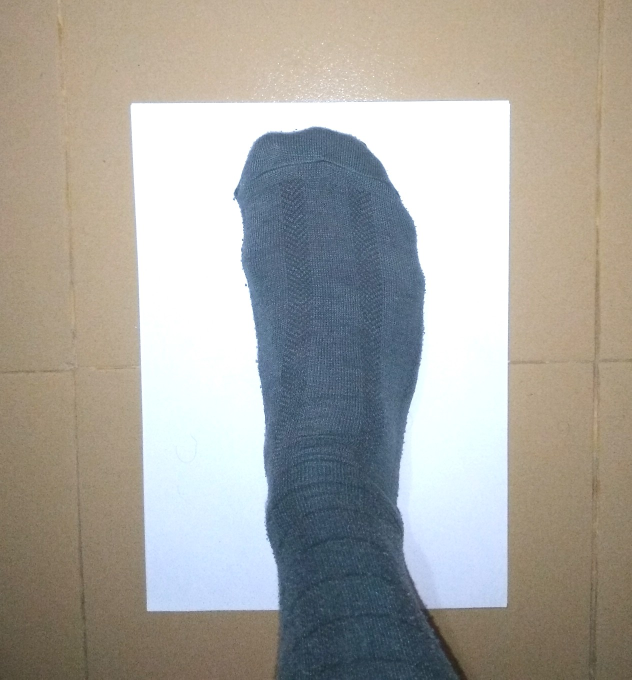
#> input picture test.jpg, 1263 x 1359 px (shown at 1/2 size)
$ python test.py --query1 test.jpg   (older library calls are emulated)
#> lines starting #> are read from the running program, lines starting #| are printed output that depends on the picture; after the words box and inside, x2 and y2 are one past the last pixel; in counts of white or black regions, pixels touching at a corner belong together
# import necessary packages
from scipy.spatial import distance as dist
import imutils
from imutils import perspective
from imutils import contours
from skimage import exposure
import numpy as np
import argparse
import cv2


def midpoint(ptA, ptB):
    return (ptA[0] + ptB[0]) * 0.5, (ptA[1] + ptB[1]) * 0.5


def crop_minAreaRect(img, rect):

    # rotate img
    angle = rect[2]
    rows,cols = img.shape[0], img.shape[1]
    M = cv2.getRotationMatrix2D((cols/2,rows/2),angle,1)
    img_rot = cv2.warpAffine(img,M,(cols,rows))

    # rotate bounding box
    rect0 = (rect[0], rect[1], 0.0)
    box = cv2.cv.BoxPoints(rect)
    pts = np.int0(cv2.transform(np.array([box]), M))[0]
    pts[pts < 0] = 0

    # crop
    img_crop = img_rot[pts[1][1]:pts[0][1],
                       pts[1][0]:pts[2][0]]

    return img_crop


# construct the argument parser and parse the arguments
ap = argparse.ArgumentParser()
ap.add_argument("-q1", "--query1", required = True,
	help = "Path to the query image for Feet Width")
args = vars(ap.parse_args())

# load the query image, compute the ratio of the old height
# to the new height, clone it, and resize it
image = cv2.imread(args["query1"])
#> image is the input picture: shape (1359, 1263, 3); mean B, G, R 159.8, 166, 168.4
ratio = image.shape[0] / 300.0
#> ratio = 4.53
orig = image.copy()
image = imutils.resize(image, height = 300)
#> image: shape (300, 278, 3)

# convert the image to grayscale, blur it, and find edges
# in the image
gray = cv2.cvtColor(image, cv2.COLOR_BGR2GRAY)
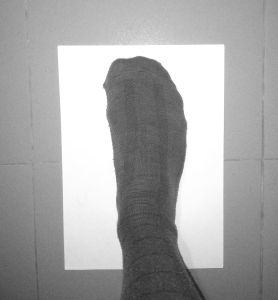
#> gray: shape (300, 278); min 36, max 255, mean 166
gray = cv2.bilateralFilter(gray, 11, 17, 17)
gray = cv2.medianBlur(gray,5)
edged = cv2.Canny(gray, 30, 200)
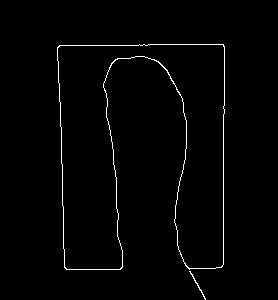
#> edged: shape (300, 278); 1.5% white in thin lines or dots, all inside (x1, y1, x2, y2) = (57, 44, 225, 300)


# find contours in the edged image, keep only the largest
# ones, and initialize our screen contour
(cnts, _) = cv2.findContours(edged.copy(), cv2.RETR_TREE, cv2.CHAIN_APPROX_SIMPLE)
#> cnts = 3 contours, 1 with area under 20; largest, box (x1, y1, x2, y2) and area: (57, 44, 225, 270) 22521, (57, 44, 225, 270) 22474
#cnts = sorted(cnts, key = cv2.contourArea, reverse = True)[:10]
A4 = None


for c in cnts:
	# approximate the contour
	peri = cv2.arcLength(c, True)
	approx = cv2.approxPolyDP(c, 0.02 * peri, True)

	# if our approximated contour has four points, then
	# we can assume that we have found our A4 Page
	if len(approx) >= 4:
		A4 = approx
		break
#> this loop made 2 passes
#> (peri, approx) on pass 1: (69.84, [[189, 271], [205, 299]])
#> peri on pass 2: 1208.2

rect = cv2.minAreaRect(A4)
#> rect = ((141.7, 156), (164, 223), -0.349)
box = cv2.cv.BoxPoints(rect) if imutils.is_cv2() else cv2.boxPoints(rect)
#> box = ((60.36, 268), (59, 45), (223, 44), (224.4, 267))
box = np.array(box, dtype="int")
#> box = [[60, 267], [59, 44], [223, 44], [224, 266]]

# order the points in the contour such that they appear
# in top-left, top-right, bottom-right, and bottom-left
# order, then draw the outline of the rotated bounding
# box
box = perspective.order_points(box)
#> box = [[59, 44], [223, 44], [224, 266], [60, 267]]
#cv2.drawContours(image, [box.astype("int")], -1, (0, 255, 0), 2)

# unpack the ordered bounding box, then compute the midpoint
# between the top-left and top-right coordinates, followed by
# the midpoint between bottom-left and bottom-right coordinates
(tl, tr, br, bl) = box
#> tl = [59, 44]; tr = [223, 44]; br = [224, 266]; bl = [60, 267]
(tltrX, tltrY) = midpoint(tl, tr)
#> tltrX = 141; tltrY = 44
(blbrX, blbrY) = midpoint(bl, br)
#> blbrX = 142; blbrY = 266.5

# compute the midpoint between the top-left and top-right points,
# followed by the midpoint between the top-righ and bottom-right
(tlblX, tlblY) = midpoint(tl, bl)
#> tlblX = 59.5; tlblY = 155.5
(trbrX, trbrY) = midpoint(tr, br)
#> trbrX = 223.5; trbrY = 155


dA = dist.euclidean((tltrX, tltrY), (blbrX, blbrY))
#> dA = 222.5
dB = dist.euclidean((tlblX, tlblY), (trbrX, trbrY))
#> dB = 164


pixelsPerMetric = dB / 8.27
#> pixelsPerMetric = 19.83


# compute the size of the object
dimA = dA / pixelsPerMetric
#> dimA = 11.22
dimB = dB / pixelsPerMetric
#> dimB = 8.27

# draw the object sizes on the image
cv2.putText(image, "{:.2f}in".format(dimB),
	(int(tltrX - 15), int(tltrY - 10)), cv2.FONT_HERSHEY_SIMPLEX,
	0.45, (255, 255, 255), 2)
cv2.putText(image, "{:.2f}in".format(dimA),
	(int(trbrX + 10), int(trbrY)), cv2.FONT_HERSHEY_SIMPLEX,
	0.45, (255, 255, 255), 2)
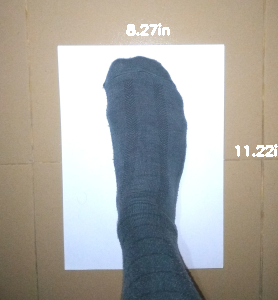
#> image: shape (300, 278, 3); mean B, G, R 160.5, 166.5, 168.8


img_croped = image[int(tl[1])+5:int(bl[1])-40,int(tl[0])+10:int(tr[0])-10]
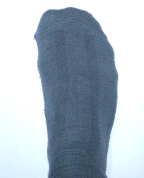
#> img_croped: shape (178, 144, 3); mean B, G, R 196.8, 186.2, 173.8


edge_feet = cv2.Canny(img_croped, 50, 100)
#> edge_feet: shape (178, 144); 2.2% white in thin lines or dots, all inside (x1, y1, x2, y2) = (34, 7, 119, 178)
edge_feet = cv2.dilate(edge_feet, None, iterations=1)
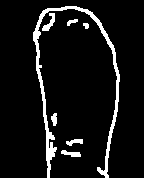
#> edge_feet: shape (178, 144); 7.4% white; 7 white regions, largest, box (x1, y1, x2, y2) and area: (33, 6, 120, 178) 1515, (42, 13, 55, 31) 101, (61, 150, 81, 157) 85
edge_feet = cv2.erode(edge_feet, None, iterations=1)
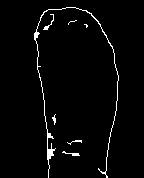
#> edge_feet: shape (178, 144); 2.6% white in thin lines or dots, all inside (x1, y1, x2, y2) = (34, 7, 119, 178)


(feet_cntr, _) = cv2.findContours(edge_feet.copy(), cv2.RETR_TREE, cv2.CHAIN_APPROX_SIMPLE)
#> feet_cntr = 7 contours, 6 with area under 20; largest, box (x1, y1, x2, y2) and area: (34, 7, 119, 178) 122
feet = None

for d in feet_cntr:
	#This Section is
	peri = cv2.arcLength(d, True)
	approx = cv2.approxPolyDP(d, 0.01 * peri, True)

	if cv2.contourArea(d) > 30:
		feet = d
		break
#> this loop made 7 passes
#> peri on passes 1 to 7: 38.49, 34.73, 23.9, 10.24, 20.49, 48.38, 880.5

feet_rect = cv2.minAreaRect(feet)
#> feet_rect = ((79.61, 92.7), (79.98, 173.3), -5.82)
feet_box = cv2.cv.BoxPoints(feet_rect) if imutils.is_cv2() else cv2.boxPoints(feet_rect)
#> feet_box = ((48.61, 182.9), (31.05, 10.56), (110.6, 2.46), (128.2, 174.8))
feet_box = np.array(feet_box, dtype="int")
#> feet_box = [[48, 182], [31, 10], [110, 2], [128, 174]]
feet_box = perspective.order_points(feet_box)
#> feet_box = [[31, 10], [110, 2], [128, 174], [48, 182]]
#cv2.drawContours(image, [box.astype("int")], -1, (0, 255, 0), 2)

# unpack the ordered bounding box, then compute the midpoint
# between the top-left and top-right coordinates, followed by
# the midpoint between bottom-left and bottom-right coordinates
(tl, tr, br, bl) = feet_box
#> tl = [31, 10]; tr = [110, 2]; br = [128, 174]; bl = [48, 182]
(tltrX, tltrY) = midpoint(tl, tr)
#> tltrX = 70.5; tltrY = 6
(blbrX, blbrY) = midpoint(bl, br)
#> blbrX = 88; blbrY = 178

# compute the midpoint between the top-left and top-right points,
# followed by the midpoint between the top-righ and bottom-right
(tlblX, tlblY) = midpoint(tl, bl)
#> tlblX = 39.5; tlblY = 96
(trbrX, trbrY) = midpoint(tr, br)
#> trbrX = 119; trbrY = 88


#dA = dist.euclidean((tltrX, tltrY), (blbrX, blbrY))
width = dist.euclidean((tlblX, tlblY), (trbrX, trbrY))
#> width = 79.9

#dimA = dA / pixelsPerMetric
feet_width = width / pixelsPerMetric
#> feet_width = 4.03

# draw the object sizes on the image
cv2.drawContours(img_croped, [feet_box.astype("int")], -1, (0, 255, 0), 2)


cv2.putText(img_croped, "{:.2f}in".format(feet_width),
	(int(5), int(20 )), cv2.FONT_HERSHEY_SIMPLEX,
	0.65, (0, 0, 255), 2)
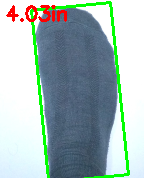
#> img_croped: shape (178, 144, 3); mean B, G, R 180.6, 183.3, 162.7

cv2.imshow("Original",gray)
cv2.imshow("Edges",edge_feet)
cv2.imshow("Feet",img_croped)
cv2.waitKey(0)


'''

# loop over our contours
for c in cnts:
	# approximate the contour
	peri = cv2.arcLength(c, True)
	approx = cv2.approxPolyDP(c, 0.02 * peri, True)

	# if our approximated contour has four points, then
	# we can assume that we have found our A4 Page
	if len(approx) == 4:
		A4 = approx
		break


#Extracting A4
box = cv2.minAreaRect(A4)
box = cv2.cv.BoxPoints(box) if imutils.is_cv2() else cv2.boxPoints(box)
box = np.array(box, dtype="int")
box = perspective.order_points(box)


# unpack the ordered bounding box, then compute the midpoint
# between the top-left and top-right coordinates, followed by
# the midpoint between bottom-left and bottom-right coordinates
(tl, tr, br, bl) = box
(tltrX, tltrY) = midpoint(tl, tr)
(blbrX, blbrY) = midpoint(bl, br)

# compute the midpoint between the top-left and top-right points,
# followed by the midpoint between the top-righ and bottom-right
(tlblX, tlblY) = midpoint(tl, bl)
(trbrX, trbrY) = midpoint(tr, br)


# compute the Euclidean distance between the midpoints
dA = dist.euclidean((tltrX, tltrY), (blbrX, blbrY))
dB = dist.euclidean((tlblX, tlblY), (trbrX, trbrY))

# pixelPerMetric is 8.27 inch as A4 standard width
pixelsPerMetric = dB / 8.27


# compute the size of the A4
dimA = dA / pixelsPerMetric
dimB = dB / pixelsPerMetric

# draw the object sizes on the image
cv2.putText(image, "{:.3f}in".format(dimA),
            (int(tltrX - 15), int(tltrY - 10)), cv2.FONT_HERSHEY_SIMPLEX,
            0.65, (255, 255, 255), 2)
cv2.putText(image, "{:.3f}in".format(dimB),
            (int(trbrX + 10), int(trbrY)), cv2.FONT_HERSHEY_SIMPLEX,
            0.65, (255, 255, 255), 2)


#Now we got the A4 we will calculate every possible contour inside it
#First Crop from extracted box information, we will use same methodology
#as used in A4 detection, naming is almost similar for understanding purpose
cropped = image[int(box[0][1]):int(box[2][1]),int(box[0][0]):int(box[2][0])]
grayscale = cv2.cvtColor(cropped, cv2.COLOR_BGR2GRAY)
grayscale = cv2.bilateralFilter(grayscale, 11, 17, 17)
edges = cv2.Canny(grayscale, 30, 200)
edges = cv2.dilate(edges, None, iterations=1)
edges = cv2.erode(edges, None, iterations=1)

contr = cv2.findContours(edges.copy(), cv2.RETR_EXTERNAL,
                        cv2.CHAIN_APPROX_SIMPLE)
contr = contr[0] if imutils.is_cv2() else contr[1]

(contr, _) = contours.sort_contours(contr)

footPrint = None

#Detecting FootPrint
for A in contr:
    # if the contour is not sufficiently large, ignore it
    if cv2.contourArea(A) < 1000:
        continue
	footPrint = A


boxed = cv2.minAreaRect(A)
boxed = cv2.cv.BoxPoints(boxed) if imutils.is_cv2() else cv2.boxPoints(boxed)
boxed = np.array(boxed, dtype="int")
boxed = perspective.order_points(boxed)
#Outline of FootPrint
cv2.drawContours(cropped, [boxed.astype("int")], -1, (255, 0, 0), 2)
#Circles as Node Points on Bounding Box
for (x, y) in boxed:
    cv2.circle(cropped, (int(x), int(y)), 5, (0, 0, 255), -1)

#a,b,c,d goes as topleft,topright,bottomright,bottomleft Co-ordinate Point
(a,b,c,d) = boxed
(topmidX,topmidY) = midpoint(a,b)
(btmmidX,btmmidY) = midpoint(c,d)

(lftmidX,lftmidY) = midpoint(a,d)
(rgtmidX,rgtmidY) = midpoint(b,c)


disA = dist.euclidean((topmidX, topmidY), (btmmidX,btmmidY))/pixelsPerMetric
disB = dist.euclidean((lftmidX,lftmidY), (rgtmidX,rgtmidY))/pixelsPerMetric
cv2.putText(image, "H: {:.3f}in".format(disA),
        (int(5), int(50)), cv2.FONT_HERSHEY_SIMPLEX,
        0.65, (0, 255, 0), 2)
cv2.putText(image, "W: {:.3f}in".format(disB),
        (int(5), int(80)), cv2.FONT_HERSHEY_SIMPLEX,
        0.65, (0, 255, 0), 2)

cv2.imwrite("output.jpg", image)
#python test.py --query1 test.jpg
'''

$ run again, with IMG_20180126_193725.jpg copied over test.jpg
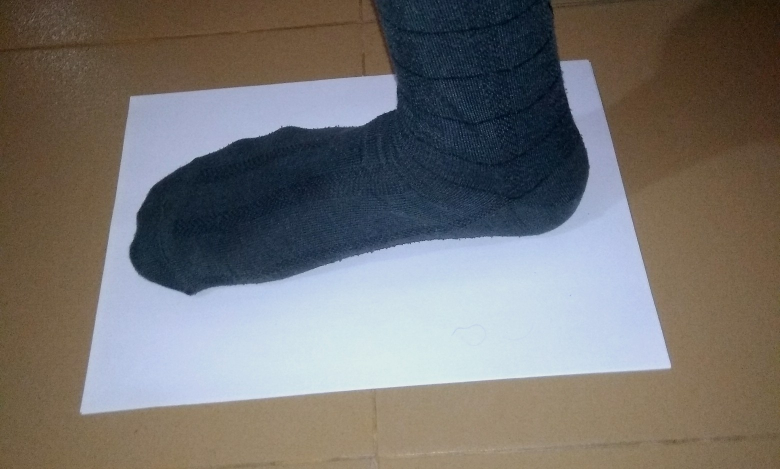
#> input picture IMG_20180126_193725.jpg, 1560 x 938 px (shown at 1/2 size)
#> image is the input picture: shape (938, 1560, 3); mean B, G, R 111.8, 114, 116.9
#> `edged = cv2.Canny(gray, 30, 200)`:
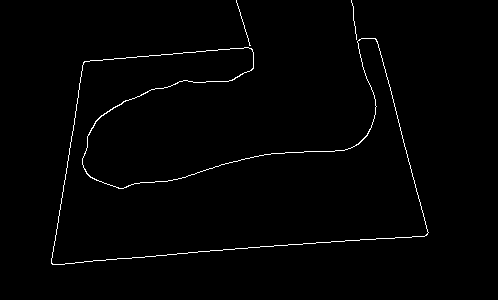
#> edged: shape (300, 498); 1.2% white in thin lines or dots, all inside (x1, y1, x2, y2) = (51, 0, 429, 265)
#> cnts = 4 contours, 2 with area under 20; largest, box (x1, y1, x2, y2) and area: (51, 38, 429, 265) 40768, (51, 38, 429, 265) 40687
#> the loop `for c in cnts:` made 1 pass
#> peri on pass 1: 1689.8
#> rect = ((231.1, 149.7), (376, 199.2), -4.27)
#> `box = cv2.cv.BoxPoints(rect) if imutils.is_cv2() else cv2.boxPoints(re..`: box = ((51, 263), (36.17, 64.37), (411.2, 36.37), (426, 235))
#> `box = np.array(box, dtype="int")`: box = [[51, 263], [36, 64], [411, 36], [426, 235]]
#> `box = perspective.order_points(box)`: box = [[36, 64], [411, 36], [426, 235], [51, 263]]
#> `(tl, tr, br, bl) = box`: tl = [36, 64]; tr = [411, 36]; br = [426, 235]; bl = [51, 263]
#> `(tltrX, tltrY) = midpoint(tl, tr)`: tltrX = 223.5; tltrY = 50
#> `(blbrX, blbrY) = midpoint(bl, br)`: blbrX = 238.5; blbrY = 249
#> `(tlblX, tlblY) = midpoint(tl, bl)`: tlblX = 43.5; tlblY = 163.5
#> `(trbrX, trbrY) = midpoint(tr, br)`: trbrX = 418.5; trbrY = 135.5
#> dA = 199.6
#> dB = 376
#> pixelsPerMetric = 45.47
#> dimA = 4.39
#> dimB = 8.27
#> feet_cntr = 22 contours, 13 with area under 20; largest, box (x1, y1, x2, y2) and area: (36, 0, 331, 120) 410, (230, 0, 281, 35) 370, (275, 43, 306, 62) 56, (214, 80, 227, 87) 50, (201, 83, 212, 90) 38
#> the loop `for d in feet_cntr:` made 5 passes
#> peri on passes 1 to 5: 16.49, 13.07, 46.38, 6.24, 86.77
#> feet_rect = ((291.4, 52.3), (32.65, 8.05), -26.57)
#> `feet_box = cv2.cv.BoxPoints(feet_rect) if imutils.is_cv2() else cv2.bo..`: feet_box = ((278.6, 63.2), (275, 56), (304.2, 41.4), (307.8, 48.6))
#> `feet_box = np.array(feet_box, dtype="int")`: feet_box = [[278, 63], [275, 55], [304, 41], [307, 48]]
#> `feet_box = perspective.order_points(feet_box)`: feet_box = [[275, 55], [304, 41], [307, 48], [278, 63]]
#> `(tl, tr, br, bl) = feet_box`: tl = [275, 55]; tr = [304, 41]; br = [307, 48]; bl = [278, 63]
#> `(tltrX, tltrY) = midpoint(tl, tr)`: tltrX = 289.5; tltrY = 48
#> `(blbrX, blbrY) = midpoint(bl, br)`: blbrX = 292.5; blbrY = 55.5
#> `(tlblX, tlblY) = midpoint(tl, bl)`: tlblX = 276.5; tlblY = 59
#> `(trbrX, trbrY) = midpoint(tr, br)`: trbrX = 305.5; trbrY = 44.5
#> width = 32.42
#> feet_width = 0.713
#> `cv2.putText(img_croped, "{:.2f}in".format(feet_width), (int(5), int(20..`:
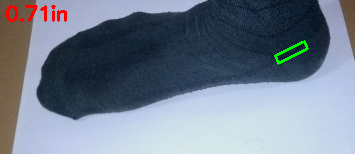
#> img_croped: shape (154, 355, 3); mean B, G, R 141.9, 125.9, 114.3
